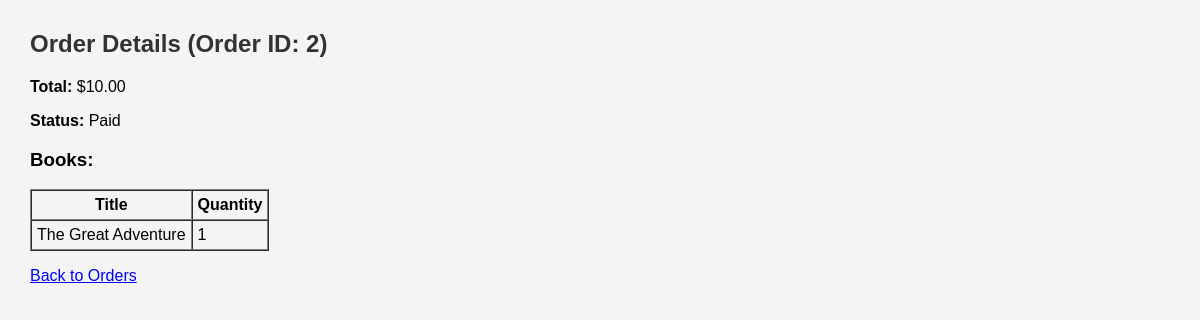
/customer/view_order.php?id=2, run on the app's committed database.
### tables this page shows
CREATE TABLE `orders` (
  `id` int(11) NOT NULL,
  `user_id` int(11) DEFAULT NULL,
  `total` decimal(10,2) DEFAULT NULL,
  `status` varchar(255) DEFAULT 'Pending',
  `created_at` timestamp NOT NULL DEFAULT current_timestamp()
);

CREATE TABLE `order_items` (
  `id` int(11) NOT NULL,
  `order_id` int(11) DEFAULT NULL,
  `book_id` int(11) DEFAULT NULL,
  `quantity` int(11) DEFAULT NULL
);

CREATE TABLE `books` (
  `id` int(11) NOT NULL,
  `title` varchar(255) NOT NULL,
  `author` varchar(255) DEFAULT NULL,
  `description` text DEFAULT NULL,
  `price` decimal(10,2) NOT NULL,
  `category_id` int(11) DEFAULT NULL,
  `subcategory_id` int(11) DEFAULT NULL,
  `image` varchar(255) DEFAULT NULL
);

### customer/view_order.php (the view, shortened to what this page needs)
<?php
include '../db.php';
$order_id = $_GET['id'];
$order = mysqli_query($conn, "SELECT * FROM orders WHERE id = '$order_id'");
$order_data = mysqli_fetch_assoc($order);
$order_items = mysqli_query($conn, "SELECT order_items.*, books.title
                                    FROM order_items
                                    JOIN books ON order_items.book_id = books.id
                                    WHERE order_items.order_id = '$order_id'");
?>
<!DOCTYPE html>
<html>
<head>
    <link rel="stylesheet" href="assets/style.css">
</head>
<body>
    <h2>Order Details (Order ID: <?php echo $order_data['id']; ?>)</h2>
    <p><strong>Total:</strong> $<?php echo $order_data['total']; ?></p>
    <p><strong>Status:</strong> <?php echo $order_data['status']; ?></p>
    <h3>Books:</h3>
    <table border="1" cellpadding="5" cellspacing="0">
        <tr>
            <th>Title</th>
            <th>Quantity</th>
        </tr>
        <?php
        while ($row = mysqli_fetch_assoc($order_items)) {
            echo "<tr>";
            echo "<td>".$row['title']."</td>";
            echo "<td>".$row['quantity']."</td>";
            echo "</tr>";
        }
        ?>
    </table>
    <p><a href="client_orders.php">Back to Orders</a></p>
</body>
</html>

### assets/style.css (style rules this page uses)
body { font-family: Arial, sans-serif; margin: 30px; background-color: #f4f4f4; }
h2 { color: #333; }

### data on the page
orders: id "2", total "10.00", status "Paid"
order_items: book.title "The Great Adventure", quantity "1"
